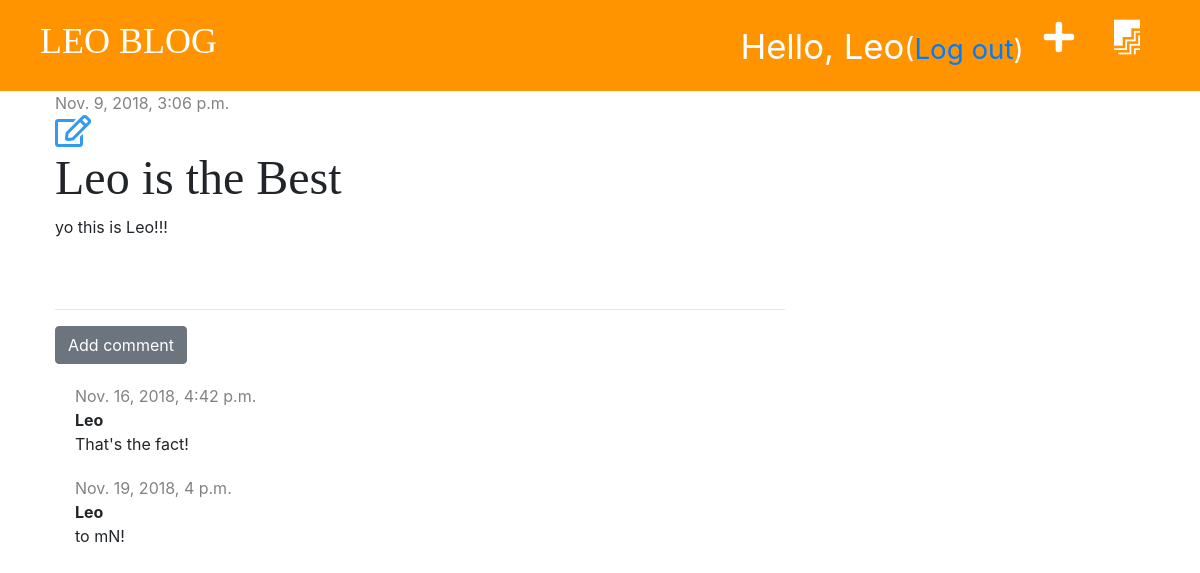
The app's page /post/4/ (signed in) with its own data.
### blog/models.py (models this page shows, shortened)
class Post(models.Model):
    author = models.ForeignKey('auth.User', on_delete=models.CASCADE)
    title = models.CharField(max_length=200)
    text = models.TextField()
    created_date = models.DateTimeField(default=timezone.now)
    published_date = models.DateTimeField(blank=True, null=True)

class Comment(models.Model):
    post = models.ForeignKey('blog.Post', on_delete=models.CASCADE, related_name='comments')
    author = models.CharField(max_length=200)
    text = models.TextField()
    created_date = models.DateTimeField(default=timezone.now)
    approved = models.BooleanField(default=False)

### blog/views.py (the view)
# urls.py: path('post/<int:pk>/', views.post_detail, name='post_detail'),
def post_detail(request, pk):
    post = get_object_or_404(Post, pk=pk)
    stuff_for_frontend = {'post': post}
    return render(request, 'blog/post_detail.html', stuff_for_frontend)

### blog/templates/blog/post_detail.html (shortened to what this page needs)
{% extends 'blog/base.html' %}
{% block content %}
    <div class="post">
        {% if post.published_date %}
            <div class="date">
                {{ post.published_date }}
            </div>
        {% else %}
            <a href="{% url 'post_publish' pk=post.pk %}" class="btn btn-primary">Publish</a>
        {% endif %}
        {% if user.is_authenticated %}
        <a href="{% url 'post_edit' pk=post.pk %}"><i class="far fa-edit fa-2x" style="color: #339af0;"></i></a>
        {% endif %}
        <h1>{{ post.title }}</h1>
        <p>{{ post.text|linebreaksbr }}</p>
    </div>
    <hr>
    <a href="{% url 'add_comment_to_post' pk=post.pk %}" class="btn btn-secondary">Add comment</a>
    {% for comment in post.comments.all %}
        {% if user.is_authenticated or comment.approved %}
            <div class="comment">
                <div class="date">
                    {{ comment.created_date }}
                </div>
                    <strong>{{ comment.author }}</strong>
                    <p>{{ comment.text }}</p>
            </div>
        {% endif %}
    {% empty %}
            <p>No comments yet....</p>
    {% endfor %}
{% endblock %}

### blog/templates/blog/base.html (shortened to what this page needs)
{% load staticfiles %}
<!DOCTYPE html>
<html lang="en">
<head>
    <link rel="stylesheet" href="https://maxcdn.bootstrapcdn.com/bootstrap/4.0.0/css/bootstrap.min.css">
    <link rel="stylesheet" href="https://use.fontawesome.com/releases/v5.5.0/css/all.css">
    <link rel="stylesheet" href="{% static 'css/blog.css' %}">
</head>
<body>
<div class="page-header">
    {% if user.is_authenticated %}
        <a href="{% url 'post_draft_list' %}" class="top-menu"><i class="fab fa-firstdraft fa-2x" style=" color: #ffffff; float: right; font-size: 26pt; margin-right: 20px;"></i></a>
        <a href="{% url 'post_new' %}" class="top-menu"><i class="fas fa-plus fa-2x" style=" color: #ffffff; float: right; font-size: 26pt; margin-right: 20px;"></i></a>
        <p class="top-menu">Hello, {{ user.username }}<small>(<a href="{% url 'logout' %}">Log out</a>)</small></p>
    {% else %}
        <a href="{% url 'login' %}" class="top-menu"><i class="fas fa-sign-in-alt" style="color: #ffffff; float: right; font-size: 26pt; margin-right: 20px;"></i></a>
    {% endif %}
    <h1><a href="{% url "post_list" %}">LEO BLOG</a></h1>
</div>
<div class="content container">
    <div class="row">
        <div class="col-md-8">
            {% block content %}
            {% endblock %}
        </div>
    </div>
</div>
</body>
</html>

### blog/static/css/blog.css (style rules this page uses)
.page-header { background-color: #ff9400; margin-top: 0; padding: 20px 20px 20px 40px; }
.page-header h1, .page-header h1 a { color: #ffffff; font-size: 36px; text-decoration: none; }
.content { margin-left: 40px; }
h1, h2, h3, h4 { font-family: 'tangerine', 'Inconsolata', 'Droid Sans', serif; font-size: 48px; }
.date { color: #828282; }
.post { margin-bottom: 70px; }
.top-menu { color: #ffffff; float: right; font-size: 26pt; margin-right: 20px; }
.comment { margin: 20px 0px 20px 20px; }

### records on screen
Post: published_date "Nov. 9, 2018, 3:06 p.m.", title "Leo is the Best", text "yo this is Leo!!!"
Comment: created_date "Nov. 16, 2018, 4:42 p.m.", author "Leo", text "That's the fact!"
Comment: created_date "Nov. 19, 2018, 4 p.m.", author "Leo", text "to mN!"

### other values on screen
{{ user.username }} "Leo"
